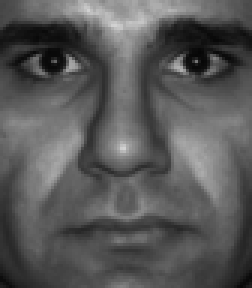
%> input picture exercise6/faces/1/001.png, 84 x 96 px (shown 3 times larger)
$ octave foreign_image_reconstruction.m   (GNU Octave 9; MATLAB toolbox functions it lacks are replaced by stand-ins)
%> lines starting %> are read from the running program, lines starting %| are printed output that depends on the picture
### exercise6/preprocess_image_series.m
function A = preprocess_image_series(series)
%> called with series = 1
    path = ['faces/', num2str(series), '/'];
    folder = dir(path);
    n = numel(folder) - 2;
    A = [];
    for i = 1:n
        if i < 10
            img_path = [path '00' num2str(i) '.png'];
        else
            img_path = [path '0' num2str(i) '.png'];
        end
        img = imread(img_path);
%> img is the input picture: size 96x84 uint8; min 6, max 210, mean 88.3
        [h,w] = size(img);
%> h = 96; w = 84
        img = reshape(img,[h*w,1]);
%> img = 8064 values, max 210 at index 3657, min 6 at index 6354, mean 88.26
        A = [A,img];
%> A has the same summary as img

    end

### exercise6/dual_pca.m
function [U,mean_val] = dual_pca(A)
    A = double(A);

    % Compute direct PCA
    mean_val = sum(A,2) / size(A,2);
%> mean_val = 8064 values, max 185.3 at index 3462, min 5 at index 6354, mean 84.25

    % Center data
    A_centered = A - mean_val;

    % Compute covariance matrix
    A_cov = (1 / (size(A,1) - 1)) * (A_centered' * A_centered);
%> A_cov = [37.67 -12.77 -24.9; -12.77 311.4 -298.6; -24.9 -298.6 323.5]

    % Compute SVD
    [U_d,S_d,~] = svd(A_cov);
%> U_d = [-0.0153 0.816 0.577; -0.699 -0.421 0.577; 0.715 -0.395 0.577]; S_d = [616.2 0 0; 0 56.31 0; 0 0 7.23e-12]

    % Make a numerically stable calculation
    s = diag(S_d) + 1e-15;
%> s = [616.2; 56.31; 7.23e-12]
    Si = diag(1 ./ sqrt(s * (size(A,1)-1)));
%> Si = [0.000449 0 0; 0 0.00148 0; 0 0 4142.8]
    U = A_centered * U_d * Si;

### exercise6/foreign_image_reconstruction.m
close all;
colormap gray;
A = preprocess_image_series(1);
[U,mean_val] = dual_pca(A);

B = double(rgb2gray(imread('elephant.jpg')));
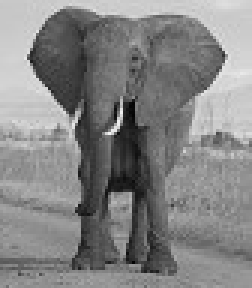
%> input picture exercise6/elephant.jpg, 84 x 96 px (shown 3 times larger)
%> B: size 96x84 double; min 4, max 243, mean 132.3
size(B)
%> ans = [96 84]
B_res = reshape(B,[84*96,1]);
%> B_res = 8064 values, max 243 at index 3501, min 4 at index 4263, mean 132.3

B_proj = U' * (B_res - mean_val);
%> B_proj = [-21.51; 1947.2; 0.000438]
B_after = U * B_proj + mean_val;
%> B_after = 8064 values, max 301.6 at index 3657, min -67.06 at index 6262, mean 98.55

imagesc(reshape(B_after,[96,84]));
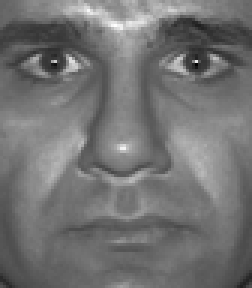
%> displayed picture: size 96x84x3, on the screen's scale of 0 to 255 (shown 3 times larger); min 0, max 255, mean 114.5
